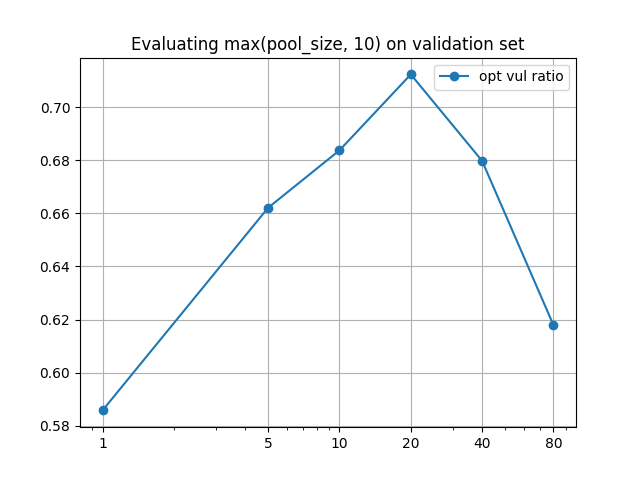

This figure's Python source:
import json
from secgen.utils import (
    all_vuls,
    opt_vul_ratio_from_json,
    init_vul_ratio_from_json,
    fc_from_json,
    vul_to_lang,
)
from termcolor import colored
import matplotlib.pyplot as plt


base_path = "../../sec_data/all_results/pool_size/final/starcoderbase-3b"

# 20 and 80 differ in


def vul_ratio(path):
    res = json.load(open(path))

    top_ps_res = res["eval_summary"]["top_results"]
    for x in top_ps_res:
        x[2] = "".join(x[2])
    # print("top_ps_res")
    # print(json.dumps(top_ps_res, indent=4))

    best_10_train = res["top_k_attacks_on_train"][:10]
    best_10_train = ["".join(x["tokens"]) for x in best_10_train]
    # print("best_10_train")
    # print(json.dumps(best_10_train, indent=4))

    top_10_res = list(filter(lambda x: x[2] in best_10_train, top_ps_res))
    # print("top_10_res")
    # print(json.dumps(top_10_res, indent=4))

    top_10_res = [x[0] for x in top_10_res]
    top_ps_res = [x[0] for x in top_ps_res]

    return max(top_10_res), max(top_ps_res)


pool_sizes = [1, 5, 10, 20, 40, 80]

gopts = []
for pool_size in pool_sizes:
    opts = []
    for vul in all_vuls:

        path = f"{base_path}/{pool_size}/{vul}/result.json"
        opt_vul, _ = vul_ratio(path)
        opts.append(opt_vul)

    gopts.append(sum(opts) / len(opts))


print(gopts)
plt.plot(pool_sizes, gopts, label=f"opt vul ratio", marker="o")
plt.grid()
plt.xscale("log")
plt.xticks(pool_sizes, [str(x) for x in pool_sizes])
plt.legend()
plt.title("Evaluating max(pool_size, 10) on validation set")
plt.savefig("pool_size/normalized_10.png")
